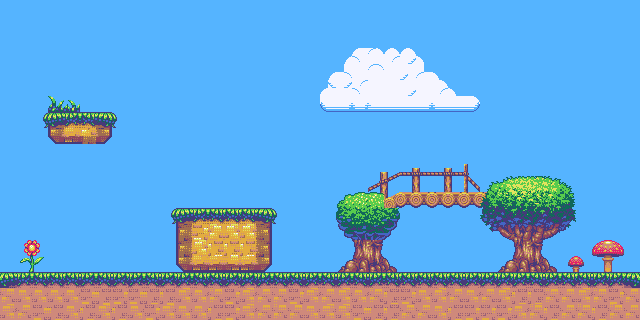

A 2D game scene composited from a Tiled map and its tileset images. What follows is a short description and the map's XML, with each tile layer's data collapsed to a summary:
An orthogonal 40x20 tile map with 16x16 px tiles, 3 tile layers (Background, Midground, Foreground).

<map version="1.9" tiledversion="1.9.2" orientation="orthogonal" renderorder="right-down" width="40" height="20" tilewidth="16" tileheight="16" infinite="0" nextlayerid="4" nextobjectid="1">
 <editorsettings>
  <export target="plains.json" format="json" />
 </editorsettings>
 <tileset firstgid="1" name="tiles" tilewidth="16" tileheight="16" tilecount="3072" columns="64">
  <image source="tiles.png" width="1024" height="768" />
 </tileset>
 <layer id="2" name="Background" width="40" height="20">
  <properties>
   <property name="tileset" value="tiles" />
  </properties>
  <data>[800 cells, 800 non-empty, 1 distinct tile ids]</data>
 </layer>
 <layer id="3" name="Midground" width="40" height="20">
  <properties>
   <property name="tileset" value="tiles" />
  </properties>
  <data>[800 cells, 103 non-empty, 91 distinct tile ids]</data>
 </layer>
 <layer id="1" name="Foreground" width="40" height="20">
  <properties>
   <property name="collides" type="bool" value="true" />
   <property name="tileset" value="tiles" />
  </properties>
  <data>[800 cells, 177 non-empty, 77 distinct tile ids]</data>
 </layer>
</map>
